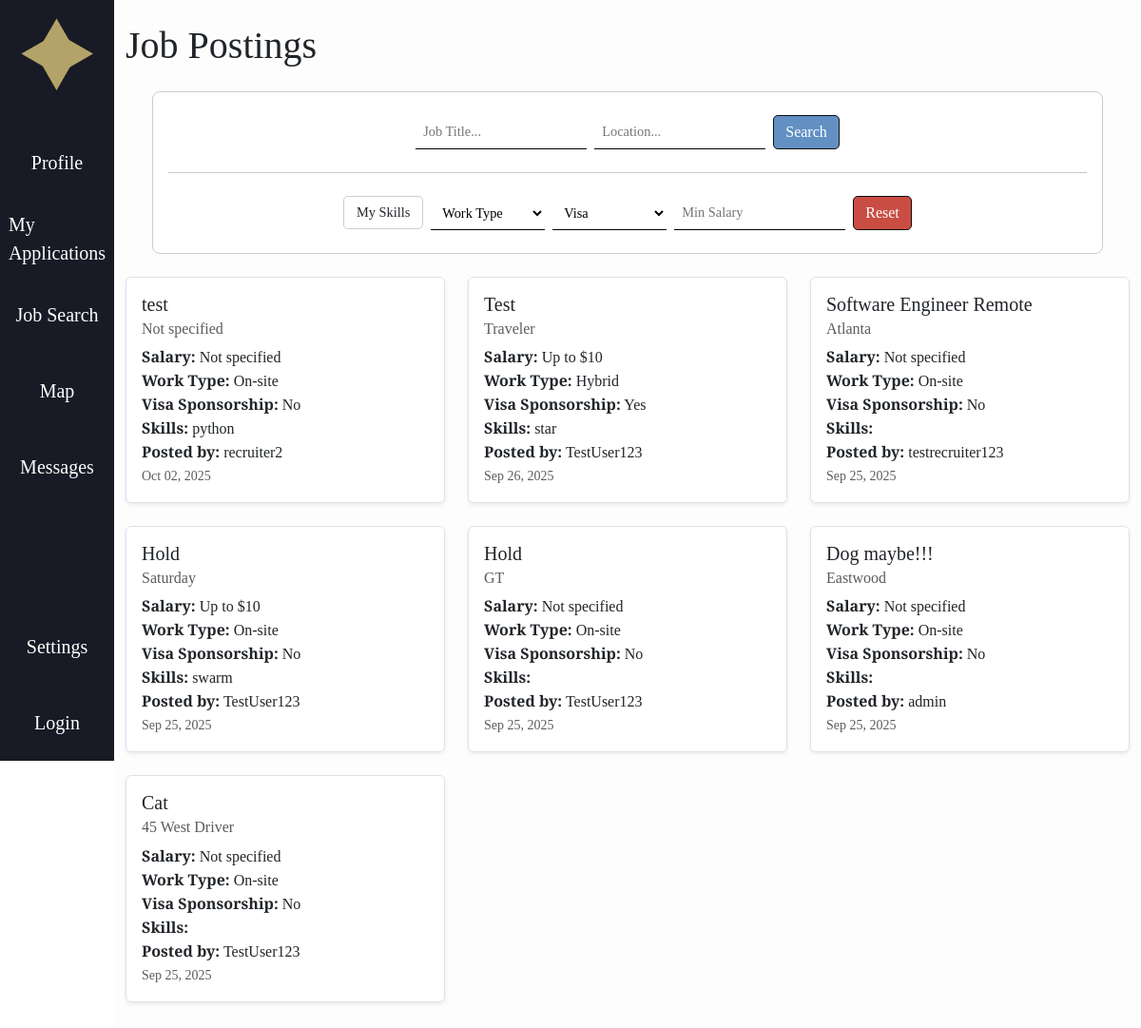
The app's page /jobs, older data.
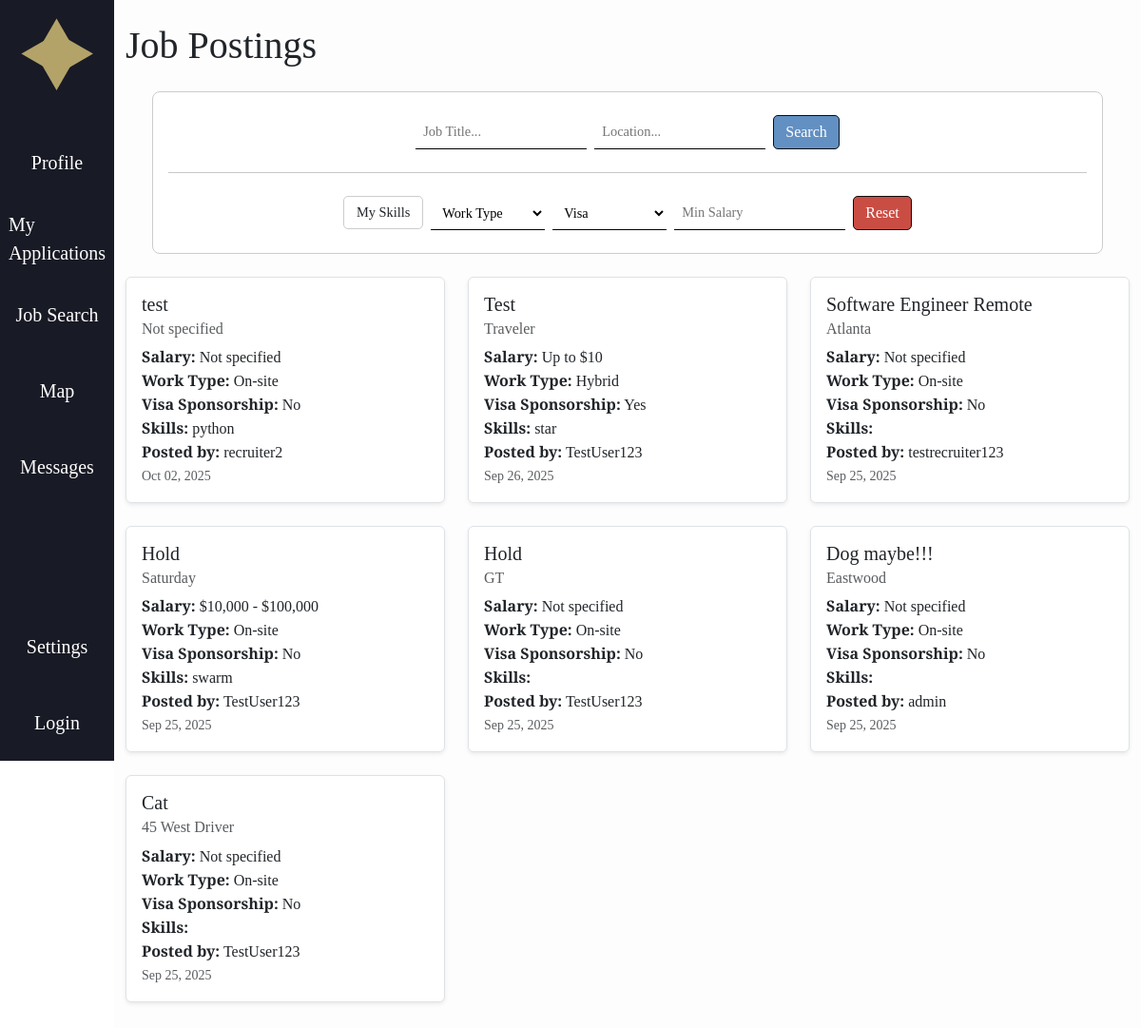
The same page, newer data.
### jobs/models.py (models this page shows, shortened)
class JobPosting(models.Model):
    REMOTE_CHOICES = [
        ("remote", "Remote"),
        ("onsite", "On-site"),
        ("hybrid", "Hybrid"),
    ]
    VISA_CHOICES = [
        ("yes", "Yes"),
        ("no", "No"),
    ]
    title = models.CharField(max_length=200)
    skills = models.TextField(
        help_text="List required skills, separated by commas",
        default=""
    )
    location = models.CharField(max_length=100, default="Not specified")
    min_salary = models.IntegerField(default=0, help_text="Minimum annual salary (USD)")
    max_salary = models.IntegerField(default=0, help_text="Maximum annual salary (USD)")
    remote_or_onsite = models.CharField(
        max_length=20,
        choices=REMOTE_CHOICES,
        default="onsite"
    )
    visa_sponsorship = models.CharField(
        max_length=3,
        choices=VISA_CHOICES,
        default="no"
    )
    posted_by = models.ForeignKey(User, on_delete=models.CASCADE)
    date_posted = models.DateTimeField(auto_now_add=True)
    @property
    def salary_display(self):
        if self.min_salary and self.max_salary:
            return f"${self.min_salary:,} - ${self.max_salary:,}"
        elif self.min_salary:
            return f"From ${self.min_salary:,}"
        elif self.max_salary:
            return f"Up to ${self.max_salary:,}"
        return "Not specified"

### accounts/models.py (models this page shows, shortened)
class CustomUser(AbstractUser):
    ROLE_CHOICES = (
        ("recruiter", "Recruiter"),
        ("user", "User"),
    )
    role = models.CharField(max_length=20, choices=ROLE_CHOICES, default="user")
    fname = models.CharField(max_length=30, blank=True, default='')
    lname = models.CharField(max_length=30, blank=True, default='')
    headline = models.CharField(max_length=255, blank=True, default='')
    skills = models.TextField(blank=True, default='')
    education = models.TextField(blank=True, default='')
    work_experience = models.TextField(blank=True, default='')
    location = models.CharField(max_length=255, blank=True, default='')
    links = models.TextField(blank=True, default='')
    show_headline = models.BooleanField(default=True)
    show_skills = models.BooleanField(default=True)
    show_education = models.BooleanField(default=True)
    show_work_experience = models.BooleanField(default=True)
    show_location = models.BooleanField(default=True)
    show_links = models.BooleanField(default=True)

### home/views.py (the view)
# urls.py: path('jobs', views.jobs, name='home.jobs'),
def jobs(request):
    user = request.user
    titlequery = request.GET.get("titlequery")
    locationquery = request.GET.get("locationquery")
    skillsquery = request.GET.get("skillsquery")
    remote = request.GET.get("remote")
    visa = request.GET.get("visa")
    minsalary = request.GET.get("minsalary")
    maxsalary = request.GET.get("maxsalary")
    jobs = JobPosting.objects.all().order_by('-date_posted')
    if titlequery:
        jobs = jobs.filter(title__icontains=titlequery)
    if locationquery:
        jobs = jobs.filter(location__icontains=locationquery)
    if skillsquery == "true" and user.is_authenticated:
        skill_list = [s.strip() for s in user.skills.split(",") if s.strip()]  # split the text field into list
        q = Q()
        for skill in skill_list:
            q |= Q(skills__icontains=skill)  # assuming JobPosting.skills is also a text field
        jobs = jobs.filter(q)
    if remote:
        jobs = jobs.filter(remote_or_onsite__icontains=remote)
    if visa:
        jobs = jobs.filter(visa_sponsorship__icontains=visa)
    if minsalary:
        jobs = jobs.filter(min_salary__gte=int(minsalary))
    if maxsalary:
        jobs = jobs.filter(max_salary__lte=int(maxsalary))
    return render(request, 'home/jobs.html', {'jobs': jobs})

### jobble/context_processors.py (called while the page is built, shortened)
def user_template(request):
    return {"base_template": "base.html"}           # default for anonymous users

### home/templates/home/jobs.html (shortened to what this page needs)
{% extends base_template %}
{% load static %}
{% block content %}
<div class="container py-4">
  <h1 class="mb-4">Job Postings</h1>
  <form class="job-search" action="{% url 'home.jobs' %}" method="get">
    <div class="job-search-main">
      <input name="titlequery" type="text" placeholder="Job Title..."
             value="{{ request.GET.titlequery }}">
      <input name="locationquery" type="text" placeholder="Location..."
             value="{{ request.GET.locationquery }}">
      <button type="submit" id="job-search-submit">Search</button>
    </div>
    <hr>
    <div class="job-search-filters">
      <label class="checkbox-box">
        <span>My Skills</span>
      </label>
      <select name="remote" id="remote">
          <option value="">Work Type</option>
      </select>
      <select name="visa" id="visa">
          <option value="">Visa</option>
      </select>
      <input type="number" name="minsalary" id="minsalary" placeholder="Min Salary"
             value="{{ request.GET.minsalary }}">
      <a id="job-search-reset" href="{% url 'home.jobs' %}">Reset</a>
    </div>
  </form>
  <div class="row">
    {% for job in jobs %}
      <div class="col-md-6 col-lg-4 mb-4">
        <div class="card shadow-sm h-100">
          <div class="card-body">
            <h5 class="card-title">{{ job.title }}</h5>
            <h6 class="card-subtitle mb-2 text-muted">{{ job.location }}</h6>
            <p class="card-text">
              <strong>Salary:</strong> {{ job.salary_display }} <br>
              <strong>Work Type:</strong> {{ job.get_remote_or_onsite_display }} <br>
              <strong>Visa Sponsorship:</strong> {{ job.get_visa_sponsorship_display }} <br>
              <strong>Skills:</strong> {{ job.skills }} <br>
              <strong>Posted by:</strong> {{ job.posted_by.username }} <br>
              <small class="text-muted">{{ job.date_posted|date:"M d, Y" }}</small>
            </p>
          </div>
        </div>
      </div>
    {% empty %}
      <p>There are currently no jobs available.</p>
    {% endfor %}
  </div>
</div>
{% endblock content %}

Row changes from the older to the newer data that the page shows:
changed JobPosting "Saturday": salary_display "Up to $10" → "$10,000 - $100,000"
